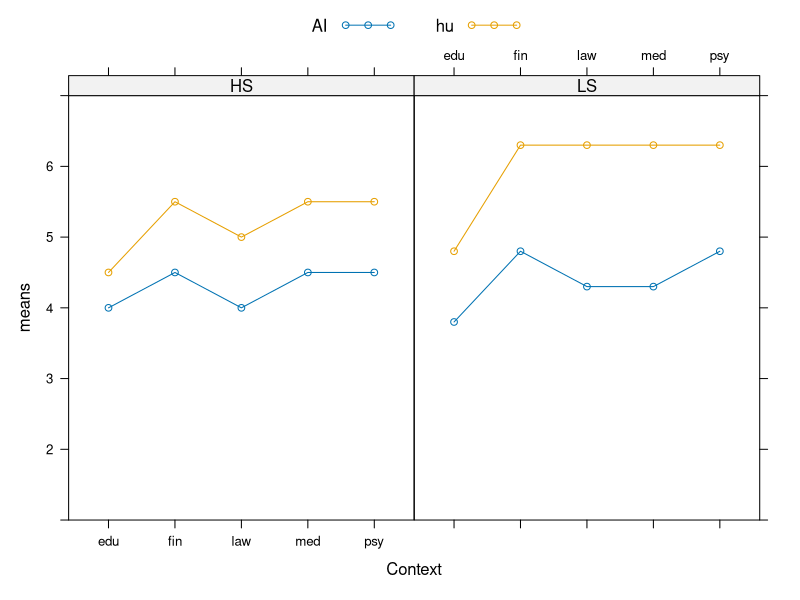
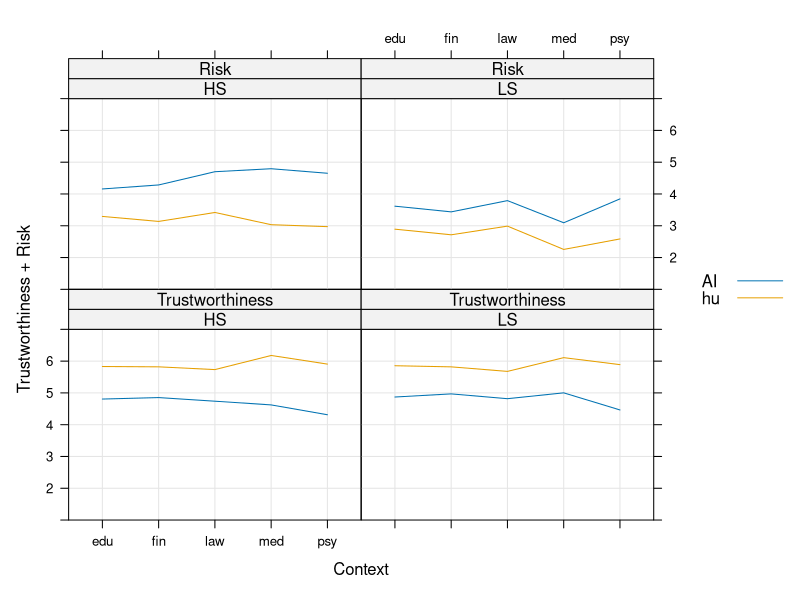
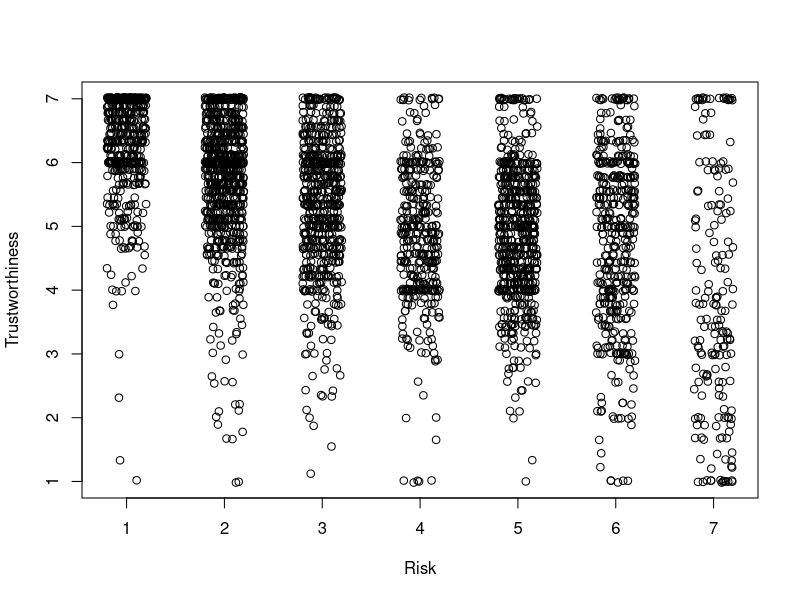
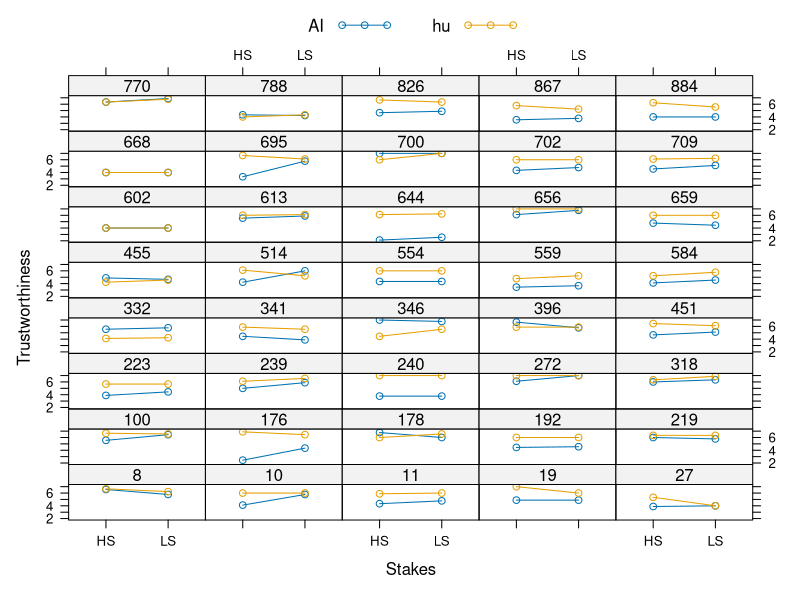
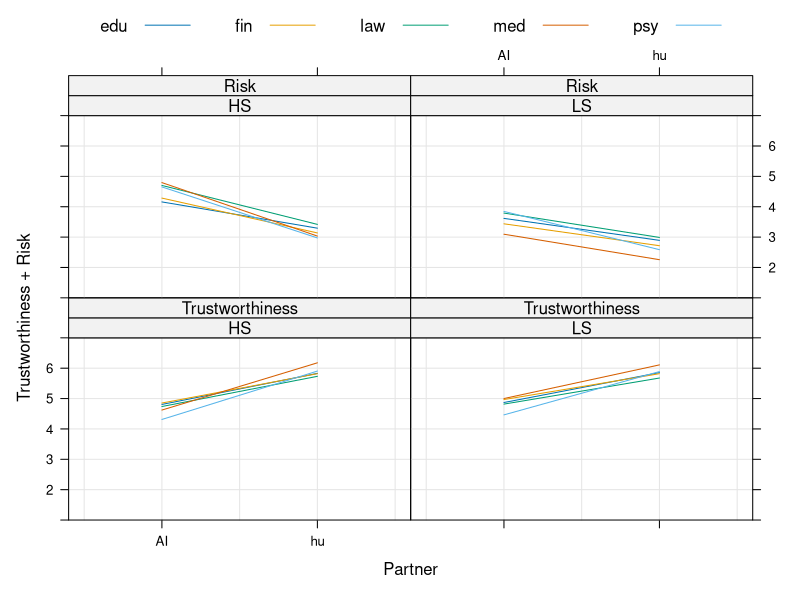
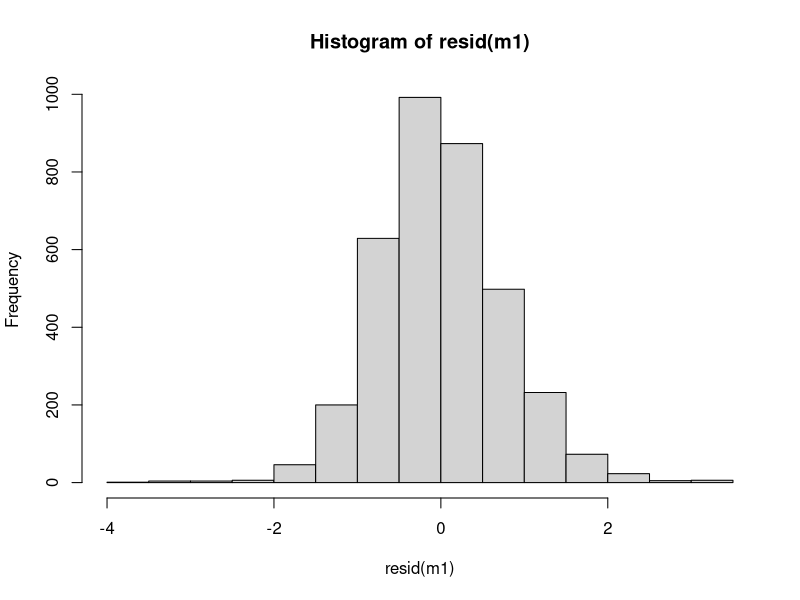
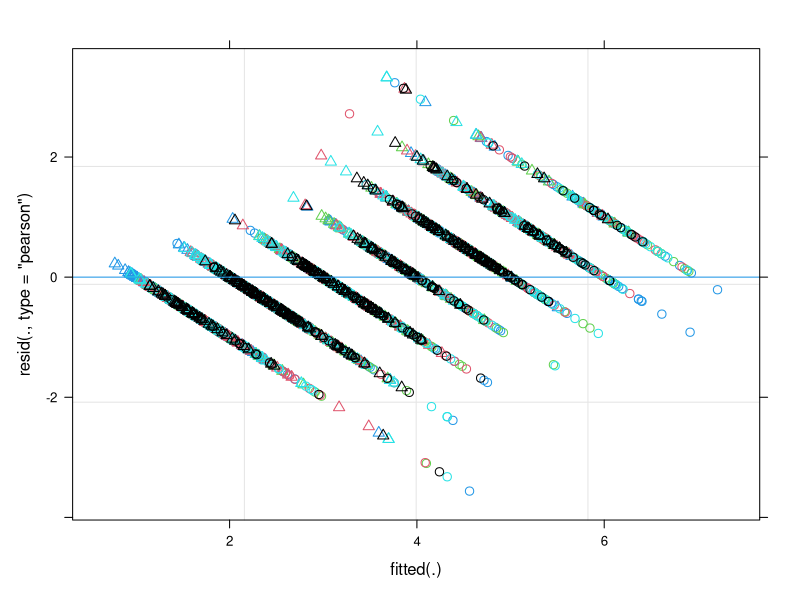
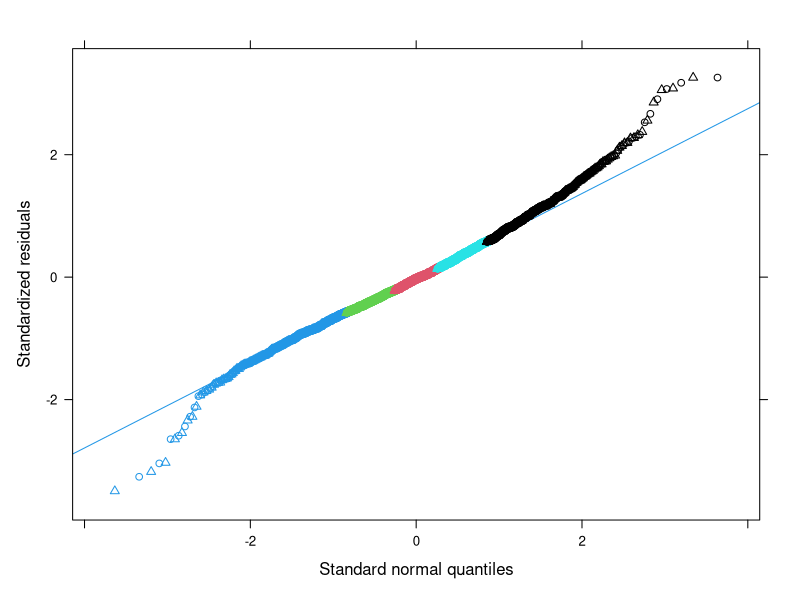

These figures' R source, in order: (Note: a time limit stopped this script after it produced the figures.)

library(lattice)
library(lme4)

# IVs:
# Partner: 2 within levels AI vs. hu
# Stakes:  2 within levels LS vs. HS
# Context: 5 between levels edu vs. fin vs. law vs. med vs. psy
#
# DVs:
# Trustworthiness
# Risk

#------ Hypothesis plot -------------------------------------------------------

design <- data.frame(Partner = factor(rep(c("AI", "hu"), each = 2, times = 5)),
                     Stakes = factor(rep(c("HS", "LS"), times = 5 * 2)),
                     Context = factor(rep(c("edu", "fin", "law", "med", "psy"),
                                          each = 2 * 2)))

beta <- c(4, .5, -.2, .5, 0, .5, .5, .5, .5, .5, .5, .5, .5, .5, 0, .5, 0, .5, .5, 0)

design$means <- model.matrix( ~ Partner * Stakes * Context, design) %*% beta

xyplot(means ~ Context | Stakes, design, groups = Partner,
       type = "b",
       auto.key = list(space = "top", column = 2),
       ylim = c(1, 7))

#------ Read and visualize data -----------------------------------------------

dat <- read.csv("data/data-nico.csv", stringsAsFactors = TRUE)
dat$Participant <- factor(dat$Participant)

length(unique(dat$Participant))
# 898

xyplot(Trustworthiness + Risk ~ Context | Stakes, data = dat,
       groups = Partner,
       ylim = c(1, 7),
       auto.key = TRUE,
       type = c("a", "g"))

plot(jitter(Trustworthiness) ~ jitter(Risk), dat,
     xlab = "Risk", ylab = "Trustworthiness")

ids <- sample(unique(dat$Participant), 40)

subdat <- subset(dat, dat$Participant %in% ids)

xyplot(Trustworthiness ~ Stakes | factor(Participant),
       groups = Partner,
       data = subdat,
       layout = c(5, 8),
       auto.key = list(space = "top", column = 2),
       type = "b")

xyplot(Trustworthiness + Risk ~ Partner | Stakes, data = dat,
       groups = Context,
       ylim = c(1, 7),
       auto.key = list(space = "top", column = 5),
       type = c("a", "g"))

#------ Fit LMM ---------------------------------------------------------------

m0 <- lmer(Risk ~ (Context + Partner + Stakes)^2 +
           (1 + Partner + Stakes | Participant), data = dat)
m1 <- lmer(Risk ~ Context * Partner * Stakes +
           (1 + Partner + Stakes | Participant), data = dat)
summary(m1)
anova(m0, m1)

rePCA(m1)
# --> does not look generate

#------ Check assumptions -----------------------------------------------------

hist(resid(m1))
plot(m1, pch = dat$Partner, col = dat$Context)
qqmath(m1, pch = dat$Partner, col = dat$Context)

#------ Investigate random effects --------------------------------------------

dotplot(ranef(m1, condVar = TRUE),
        scales = list(x = list(relation = "free")))[[1]]

pm1 <- profile(m1)

xyplot(pm1, which = "theta_")
densityplot(pm1, which = "theta_")
splom(pm1, which = "theta_")
confint(pm1)

## Simplify model
m2 <- lmer(Risk ~ Context * Partner * Stakes +
           (1 | Participant) +
           (0 + dummy(Partner) | Participant) +
           (0 + dummy(Stakes) | Participant),
         data = dat)
# --> what happens to the variance term for Stakes for Trustworthiness?

pm2 <- profile(m2)

xyplot(pm2, which = "theta_")
densityplot(pm2, which = "theta_")
splom(pm2, which = "theta_")
confint(pm2)


m3 <- lmer(Risk ~ Context * Partner * Stakes +
           (1 | Participant) +
           (0 + dummy(Partner) | Participant),
         data = dat)


pm3 <- profile(m3)

xyplot(pm3, which = "theta_")
densityplot(pm3, which = "theta_")
splom(pm3, which = "theta_")
confint(pm3)

anova(m3, m2, m1)


ci <- rbind(confint(pm1, "beta_"),
            confint(pm2, "beta_"),
            confint(pm3, "beta_")) |> as.data.frame()

ci$model <- rep(c("m1", "m2", "m3"), each = 20)
ci$par <- rownames(confint(pm1, "beta_"))

dotplot(model ~ `2.5 %` + `97.5 %` | par, ci)

## Random intercept model

m4 <- lmer(Risk ~ Context * Partner * Stakes + (1 | Participant),
         data = dat)

pm4 <- profile(m4)

xyplot(pm4, which = "theta_")
densityplot(pm4, which = "theta_")
splom(pm4, which = "theta_")
confint(pm4)

# interaction
ci <- rbind(confint(pm1, "Contextmed:Partnerhu:StakesLS"),
            confint(pm2, "Contextmed:Partnerhu:StakesLS"),
            confint(pm3, "Contextmed:Partnerhu:StakesLS"),
            confint(pm4, "Contextmed:Partnerhu:StakesLS")) |> as.data.frame()

ci$model <- factor(c("random slopes", "zero correlations", "no slope for stakes",
                     "random intercept"),
                   levels = c("random slopes", "zero correlations",
                              "no slope for stakes", "random intercept"))

dat_ci1 <- reshape(ci, direction = "long", varying = 1:2, v.names = "ci",
                  timevar = "bound", times = c("2.5%", "97.5%"))

dat_ci1$par <- "Contextmed:Partnerhu:StakesLS"

# pdf("slides/figures/nico_cis_data-risk_ia.pdf", width = 4.8, height = 4, pointsize = 10)
# dotplot(model ~ ci, dat_ci1, pch = "|", type = "b", groups = model, xlab = "",
#         main = "Contextmed:Partnerhu:StakesLS")
# dev.off()
# CI smaller, since it is a confidence interval for the fixed effect???

# main effect for partner
ci <- rbind(confint(pm1, "Partnerhu"),
            confint(pm2, "Partnerhu"),
            confint(pm3, "Partnerhu"),
            confint(pm4, "Partnerhu")) |> as.data.frame()

ci$model <- factor(c("random slopes", "zero correlations", "no slope for stakes",
                     "random intercept"),
                   levels = c("random slopes", "zero correlations",
                              "no slope for stakes", "random intercept"))

dat_ci2 <- reshape(ci, direction = "long", varying = 1:2, v.names = "ci",
                  timevar = "bound", times = c("2.5%", "97.5%"))

dat_ci2$par <- "Partnerhu"

# pdf("slides/figures/nico_cis_data-risk_me.pdf", width = 4.8, height = 4, pointsize = 10)
# dotplot(model ~ ci, dat_ci2, pch = "|", type = "b", groups = model, xlab = "",
#         main = "Partnerhu")
# dev.off()

pdf("slides/figures/nico_cis_data-risk.pdf", width = 7.5, height = 4, pointsize = 10)
dotplot(model ~ ci | par, rbind(dat_ci1, dat_ci2),
        pch = "|", type = "b", groups = model, xlab = "",
        scales = list(x = list(relation = "free")))
dev.off()

#------ Separate models for between groups ------------------------------------

# Context: medicine
med1 <- lmer(Risk ~ Partner * Stakes + (1 | Participant),
             data = dat, subset = Context == "med")

med2 <- lmer(Risk ~ Partner * Stakes +
             (1 | Participant) +
             (0 + dummy(Partner) | Participant) +
             (0 + dummy(Stakes) | Participant),
             data = dat, subset = Context == "med")

med3 <- lmer(Risk ~ Partner * Stakes +
             (1 + Partner + Stakes | Participant),
             data = dat, subset = Context == "med")

pmed1 <- profile(med1)
pmed2 <- profile(med2)
pmed3 <- profile(med3)

ci <- rbind(confint(pmed1, "Partnerhu:StakesLS"),
            confint(pmed2, "Partnerhu:StakesLS"),
            confint(pmed3, "Partnerhu:StakesLS")) |> as.data.frame()

ci$model <- factor(c("random intercept", "random slope no cor", "random slope"),
                   levels = c("random intercept", "random slope no cor", "random slope"))

dat_ci <- reshape(ci, direction = "long", varying = 1:2, v.names = "ci",
                  timevar = "bound", times = c("2.5%", "97.5%"))

dotplot(model ~ ci, dat_ci, pch = "|", type = "b", groups = model, xlab = "")


# Context: psychology
psy1 <- lmer(Risk ~ Partner * Stakes + (1 | Participant),
             data = dat, subset = Context == "psy")

psy2 <- lmer(Risk ~ Partner * Stakes +
             (1 | Participant) +
             (0 + dummy(Partner) | Participant) +
             (0 + dummy(Stakes) | Participant),
             data = dat, subset = Context == "psy")

psy3 <- lmer(Risk ~ Partner * Stakes +
             (1 + Partner + Stakes | Participant),
             data = dat, subset = Context == "psy")

ppsy1 <- profile(psy1)
ppsy2 <- profile(psy2)
ppsy3 <- profile(psy3)

ci <- rbind(confint(ppsy1, "Partnerhu:StakesLS"),
            confint(ppsy2, "Partnerhu:StakesLS"),
            confint(ppsy3, "Partnerhu:StakesLS")) |> as.data.frame()

ci$model <- factor(c("random intercept", "random slope no cor", "random slope"),
                   levels = c("random intercept", "random slope no cor", "random slope"))

dat_ci <- reshape(ci, direction = "long", varying = 1:2, v.names = "ci",
                  timevar = "bound", times = c("2.5%", "97.5%"))

dotplot(model ~ ci, dat_ci, pch = "|", type = "b", groups = model, xlab = "")


#------ Separate models for between groups - ANOVA ----------------------------

# Context: medicine
a1 <- aov(Risk ~ Partner * Stakes + Error(Participant),
        data = subset(dat, Context == "med"))

a2 <- aov(Risk ~ Partner * Stakes +
          Error(Participant + Participant:Partner + Participant:Stakes),
        data = subset(dat, Context == "med"))


# Context: psychology
a1 <- aov(Risk ~ Partner * Stakes + Error(Participant),
        data = subset(dat, Context == "psy"))

a2 <- aov(Risk ~ Partner * Stakes +
          Error(Participant + Participant:Partner + Participant:Stakes),
        data = subset(dat, Context == "psy"))
